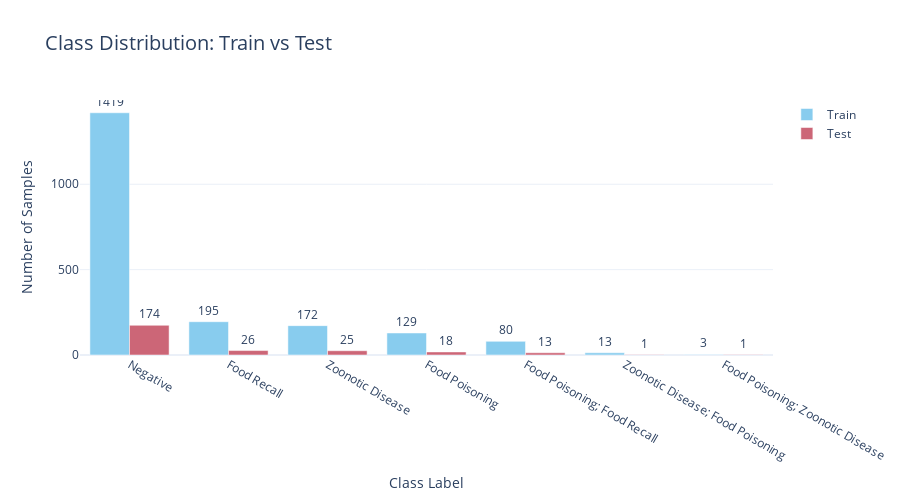

Notebook code cell kept with this figure:
### Code cell
# Interactive bar chart - Train vs Test
fig = go.Figure()

fig.add_trace(go.Bar(
    name='Train',
    x=label_comparison.index,
    y=label_comparison['Train'],
    marker_color=COLORS[0],
    text=label_comparison['Train'],
    textposition='outside',
    hovertemplate='<b>%{x}</b><br>Train: %{y}<br>Percentage: ' + label_comparison['Train %'].astype(str) + '%<extra></extra>'
))

fig.add_trace(go.Bar(
    name='Test',
    x=label_comparison.index,
    y=label_comparison['Test'],
    marker_color=COLORS[1],
    text=label_comparison['Test'],
    textposition='outside',
    hovertemplate='<b>%{x}</b><br>Test: %{y}<br>Percentage: ' + label_comparison['Test %'].astype(str) + '%<extra></extra>'
))

fig.update_layout(
    title='Class Distribution: Train vs Test',
    xaxis_title='Class Label',
    yaxis_title='Number of Samples',
    barmode='group',
    height=500,
    hovermode='x unified',
    title_font_size=20
)

fig.show()

### Figure 1 — Plotly figure (JSON) as saved in the notebook; plotly's stock layout.template omitted (floating-point values rounded to 4 significant figures)
{"data": [{"hovertemplate": ["<b>%{x}</b><br>Train: %{y}<br>Percentage: 70.56%<extra></extra>", "<b>%{x}</b><br>Train: %{y}<br>Percentage: 9.7%<extra></extra>", "<b>%{x}</b><br>Train: %{y}<br>Percentage: 8.55%<extra></extra>", "<b>%{x}</b><br>Train: %{y}<br>Percentage: 6.41%<extra></extra>", "<b>%{x}</b><br>Train: %{y}<br>Percentage: 3.98%<extra></extra>", "<b>%{x}</b><br>Train: %{y}<br>Percentage: 0.65%<extra></extra>", "<b>%{x}</b><br>Train: %{y}<br>Percentage: 0.15%<extra></extra>"], "marker": {"color": "rgb(136, 204, 238)"}, "name": "Train", "text": [1419.0, 195.0, 172.0, 129.0, 80.0, 13.0, 3.0], "textposition": "outside", "type": "bar", "x": ["Negative", "Food Recall", "Zoonotic Disease", "Food Poisoning", "Food Poisoning; Food Recall", "Zoonotic Disease; Food Poisoning", "Food Poisoning; Zoonotic Disease"], "y": [1419, 195, 172, 129, 80, 13, 3]}, {"hovertemplate": ["<b>%{x}</b><br>Test: %{y}<br>Percentage: 67.44%<extra></extra>", "<b>%{x}</b><br>Test: %{y}<br>Percentage: 10.08%<extra></extra>", "<b>%{x}</b><br>Test: %{y}<br>Percentage: 9.69%<extra></extra>", "<b>%{x}</b><br>Test: %{y}<br>Percentage: 6.98%<extra></extra>", "<b>%{x}</b><br>Test: %{y}<br>Percentage: 5.04%<extra></extra>", "<b>%{x}</b><br>Test: %{y}<br>Percentage: 0.39%<extra></extra>", "<b>%{x}</b><br>Test: %{y}<br>Percentage: 0.39%<extra></extra>"], "marker": {"color": "rgb(204, 102, 119)"}, "name": "Test", "text": [174.0, 26.0, 25.0, 18.0, 13.0, 1.0, 1.0], "textposition": "outside", "type": "bar", "x": ["Negative", "Food Recall", "Zoonotic Disease", "Food Poisoning", "Food Poisoning; Food Recall", "Zoonotic Disease; Food Poisoning", "Food Poisoning; Zoonotic Disease"], "y": [174, 26, 25, 18, 13, 1, 1]}], "layout": {"barmode": "group", "height": 500, "hovermode": "x unified", "title": {"font": {"size": 20}, "text": "Class Distribution: Train vs Test"}, "xaxis": {"title": {"text": "Class Label"}}, "yaxis": {"title": {"text": "Number of Samples"}}}}
